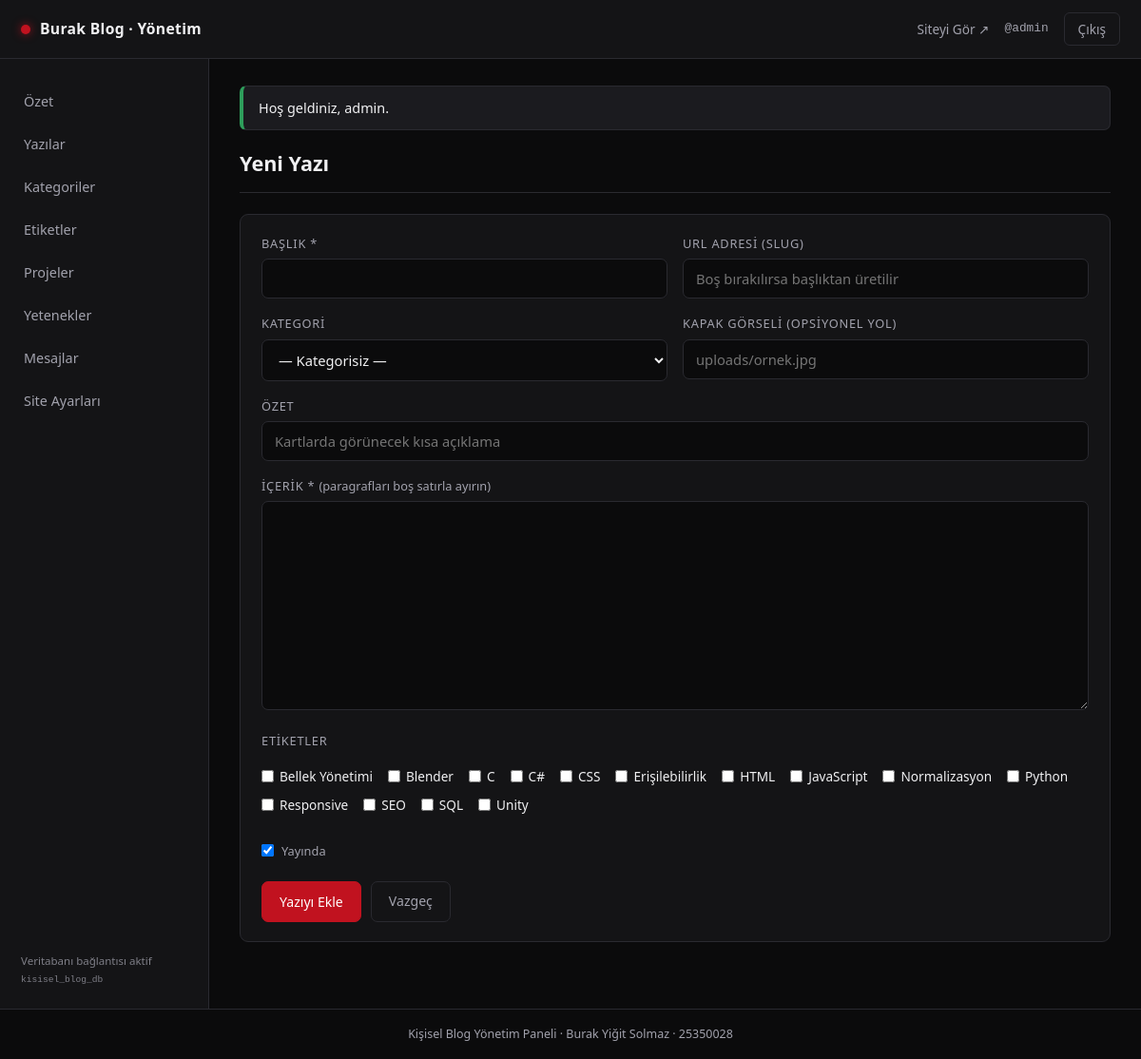
Page /admin/yazi-form.php (signed in) on the committed database.
### tables this page shows
CREATE TABLE `tags` (
  `id`         INT UNSIGNED NOT NULL AUTO_INCREMENT,
  `name`       VARCHAR(50)  NOT NULL,
  `slug`       VARCHAR(60)  NOT NULL,
  `created_at` DATETIME     NOT NULL DEFAULT CURRENT_TIMESTAMP,
  PRIMARY KEY (`id`),
  UNIQUE KEY `uq_tags_name` (`name`),
  UNIQUE KEY `uq_tags_slug` (`slug`)
);

### includes/functions.php (called while the page is built, shortened)
<?php
function e(?string $value): string
{
    return htmlspecialchars((string)$value, ENT_QUOTES, 'UTF-8');
}
function url(string $path = ''): string
{
    return BASE_URL . '/' . ltrim($path, '/');
}
function flash_get(): ?array
{
    if (isset($_SESSION['flash'])) {
        $flash = $_SESSION['flash'];
        return $flash;
    }
    return null;
}

### includes/db.php (called while the page is built, shortened)
<?php
function db(): PDO
{
    static $pdo = null;
    if ($pdo instanceof PDO) {
        return $pdo;
    }
    $dsn = sprintf(
        'mysql:host=%s;dbname=%s;charset=utf8mb4',
        DB_HOST,
        DB_NAME
    );
    try {
        $pdo = new PDO($dsn, DB_USER, DB_PASS, [
            PDO::ATTR_ERRMODE            => PDO::ERRMODE_EXCEPTION,
            PDO::ATTR_DEFAULT_FETCH_MODE => PDO::FETCH_ASSOC,
            PDO::ATTR_EMULATE_PREPARES   => false,
        ]);
    } catch (PDOException $e) {
        http_response_code(500);
        exit('Veritabanı bağlantısına erişilemiyor. XAMPP &gt; MySQL çalışıyor mu? (Detay: '
            . htmlspecialchars($e->getMessage(), ENT_QUOTES, 'UTF-8') . ')');
    }
    return $pdo;
}

### admin/includes/auth.php (called while the page is built, shortened)
<?php
require_once dirname(__DIR__, 2) . '/includes/db.php';
require_once dirname(__DIR__, 2) . '/includes/functions.php';
function current_admin(): ?array
{
    static $admin = null;
    if ($admin !== null) {
        return $admin;
    }
    $stmt = db()->prepare('SELECT id, username, created_at FROM admins WHERE id = ? LIMIT 1');
    $stmt->execute([(int)$_SESSION['admin_id']]);
    $row = $stmt->fetch();
    $admin = $row;
    return $admin;
}
function require_login(): array
{
    $admin = current_admin();
    return $admin;
}

### admin/yazi-form.php (the view, shortened to what this page needs)
<?php
require_once __DIR__ . '/includes/auth.php';
require_login();
$pdo = db();
$id = (int)($_GET['id'] ?? $_POST['id'] ?? 0);
$isEdit = $id > 0;
$allTags    = $pdo->query('SELECT id, name FROM tags ORDER BY name ASC')->fetchAll();
$form = [
    'title'        => '',
    'slug'         => '',
    'category_id'  => '',
    'summary'      => '',
    'content'      => '',
    'cover_image'  => '',
    'is_published' => 1,
    'tags'         => [],
];
$adminTitle = $isEdit ? 'Yazıyı Düzenle' : 'Yeni Yazı';
require __DIR__ . '/includes/layout-header.php';
?>
<section class="panel">
  <form class="admin-form" method="post"
        action="<?= e(url('admin/yazi-form.php' . ($isEdit ? '?id=' . $id : ''))) ?>">
    <div class="form-row-2">
      <div class="form-field">
        <label for="title">Başlık *</label>
        <input type="text" id="title" name="title" maxlength="190" required
               value="<?= e($form['title']) ?>">
      </div>
      <div class="form-field">
        <label for="slug">URL Adresi (slug)</label>
        <input type="text" id="slug" name="slug" maxlength="190"
               placeholder="Boş bırakılırsa başlıktan üretilir"
               value="<?= e($form['slug']) ?>">
      </div>
    </div>
    <div class="form-row-2">
      <div class="form-field">
        <label for="category_id">Kategori</label>
        <select id="category_id" name="category_id">
          <option value="0">— Kategorisiz —</option>
        </select>
      </div>
      <div class="form-field">
        <label for="cover_image">Kapak Görseli (opsiyonel yol)</label>
        <input type="text" id="cover_image" name="cover_image" maxlength="190"
               placeholder="uploads/ornek.jpg" value="<?= e($form['cover_image'] ?? '') ?>">
      </div>
    </div>
    <div class="form-field">
      <label for="summary">Özet</label>
      <input type="text" id="summary" name="summary" maxlength="400"
             placeholder="Kartlarda görünecek kısa açıklama"
             value="<?= e($form['summary']) ?>">
    </div>
    <div class="form-field">
      <label for="content">İçerik * <span style="text-transform:none;letter-spacing:0">(paragrafları boş satırla ayırın)</span></label>
      <textarea id="content" name="content" required><?= e($form['content']) ?></textarea>
    </div>
    <div class="form-field">
      <label>Etiketler</label>
      <div class="checkbox-grid">
        <?php foreach ($allTags as $tag): ?>
          <label>
            <input type="checkbox" name="tags[]" value="<?= (int)$tag['id'] ?>"
              <?= in_array((int)$tag['id'], array_map('intval', (array)$form['tags']), true) ? 'checked' : '' ?>>
            <?= e($tag['name']) ?>
          </label>
        <?php endforeach; ?>
      </div>
    </div>
    <div class="form-field">
      <label style="display:inline-flex;align-items:center;gap:8px;text-transform:none;letter-spacing:0">
        <input type="checkbox" name="is_published" value="1"
          <?= (int)$form['is_published'] === 1 ? 'checked' : '' ?>>
        Yayında
      </label>
    </div>
    <div class="btn-row">
      <button type="submit" class="btn btn-primary"><?= $isEdit ? 'Değişiklikleri Kaydet' : 'Yazıyı Ekle' ?></button>
      <a class="btn btn-outline" href="<?= e(url('admin/yazilar.php')) ?>">Vazgeç</a>
    </div>
  </form>
</section>
<?php require __DIR__ . '/includes/layout-footer.php'; ?>

### admin/includes/layout-header.php (shortened to what this page needs)
<?php
$currentAdmin = current_admin();
$adminTitle   = $adminTitle ?? 'Yönetim Paneli';
$currentFile  = basename($_SERVER['SCRIPT_NAME'] ?? 'index.php');
$menu = [
    'index.php'       => 'Özet',
    'yazilar.php'     => 'Yazılar',
    'kategoriler.php' => 'Kategoriler',
    'etiketler.php'   => 'Etiketler',
    'projeler.php'    => 'Projeler',
    'yetenekler.php'  => 'Yetenekler',
    'mesajlar.php'    => 'Mesajlar',
    'ayarlar.php'     => 'Site Ayarları',
];
?>
<!DOCTYPE html>
<html lang="tr">
<head>
  <link rel="stylesheet" href="<?= e(url('admin/assets/admin.css')) ?>">
</head>
<body>
  <header class="admin-topbar">
    <a class="admin-brand" href="<?= e(url('admin/index.php')) ?>">
      <span class="admin-brand-dot"></span> Burak Blog · Yönetim
    </a>
    <div class="admin-topbar-right">
      <a class="admin-site-link" href="<?= e(url()) ?>" target="_blank" rel="noopener">Siteyi Gör ↗</a>
      <?php if ($currentAdmin): ?>
        <span class="admin-user">@<?= e($currentAdmin['username']) ?></span>
        <a class="admin-logout" href="<?= e(url('admin/logout.php')) ?>">Çıkış</a>
      <?php endif; ?>
    </div>
  </header>
  <div class="admin-shell">
    <aside class="admin-sidebar">
      <nav aria-label="Yönetim menüsü">
        <ul>
          <?php foreach ($menu as $file => $label): ?>
            <li>
              <a class="<?= $currentFile === $file ? 'active' : '' ?>"
                 href="<?= e(url('admin/' . $file)) ?>"><?= e($label) ?></a>
            </li>
          <?php endforeach; ?>
        </ul>
      </nav>
      <p class="admin-version">Veritabanı bağlantısı aktif<br><small>kisisel_blog_db</small></p>
    </aside>
    <main class="admin-main">
      <?php $flash = flash_get(); ?>
      <?php if ($flash): ?>
        <div class="admin-flash admin-flash-<?= e($flash['type']) ?>">
          <?= e($flash['message']) ?>
        </div>
      <?php endif; ?>
      <h1 class="admin-title"><?= e($adminTitle) ?></h1>

### admin/assets/admin.css (style rules this page uses)
:root { --a-bg: #0b0b0c; --a-panel: #141416; --a-panel-2: #1b1b1f; --a-border: #2a2a30; --a-text: #f0f0f2; --a-text-2: #a2a2ad; --a-accent: #c1121f; --a-accent-2: #e63946; --a-success: #2e9e5b; --a-warn: #d99b1f; }
* { margin: 0; padding: 0; box-sizing: border-box; }
body { font-family: "Segoe UI", Roboto, Helvetica, Arial, sans-serif; background: var(--a-bg); color: var(--a-text); line-height: 1.6; font-size: 15px; }
a { color: inherit; text-decoration: none; }
ul { list-style: none; }
.admin-topbar { position: sticky; top: 0; z-index: 30; display: flex; align-items: center; justify-content: space-between; gap: 16px; padding: 0 22px; height: 62px; background: var(--a-panel); border-bottom: 1px solid var(--a-border); }
.admin-brand { display: flex; align-items: center; gap: 10px; font-weight: 700; font-size: 0.98rem; letter-spacing: 0.02em; }
.admin-brand-dot { width: 10px; height: 10px; border-radius: 50%; background: var(--a-accent); box-shadow: 0 0 10px rgba(193, 18, 31, 0.8); }
.admin-topbar-right { display: flex; align-items: center; gap: 16px; font-size: 0.85rem; }
.admin-site-link { color: var(--a-text-2); }
.admin-user { color: var(--a-text-2); font-family: Consolas, monospace; font-size: 0.8rem; }
.admin-logout { padding: 6px 14px; border: 1px solid var(--a-border); border-radius: 6px; color: var(--a-text-2); transition: all 0.2s ease; }
.admin-shell { display: grid; grid-template-columns: 220px minmax(0, 1fr); min-height: calc(100vh - 62px); }
.admin-sidebar { background: var(--a-panel); border-right: 1px solid var(--a-border); padding: 22px 0; display: flex; flex-direction: column; justify-content: space-between; }
.admin-sidebar nav ul li a { display: block; padding: 11px 22px; color: var(--a-text-2); font-size: 0.9rem; border-left: 3px solid transparent; transition: all 0.18s ease; }
.admin-version { padding: 0 22px; font-size: 0.72rem; color: var(--a-text-2); opacity: 0.75; }
.admin-version small { font-family: Consolas, monospace; }
.admin-main { padding: 28px 32px 48px; min-width: 0; }
.admin-title { font-size: 1.35rem; margin-bottom: 22px; padding-bottom: 12px; border-bottom: 1px solid var(--a-border); }
.admin-flash { padding: 11px 16px; border-radius: 7px; margin-bottom: 18px; font-size: 0.9rem; border: 1px solid var(--a-border); border-left: 4px solid var(--a-accent); background: var(--a-panel-2); }
.admin-flash-success { border-left-color: var(--a-success); }
.panel { background: var(--a-panel); border: 1px solid var(--a-border); border-radius: 9px; padding: 20px 22px; margin-bottom: 22px; }
.admin-form .form-field { margin-bottom: 16px; }
.admin-form label { display: block; font-size: 0.8rem; text-transform: uppercase; letter-spacing: 0.06em; color: var(--a-text-2); margin-bottom: 6px; }
.admin-form input[type="text"], .admin-form input[type="number"], .admin-form input[type="email"], .admin-form input[type="password"], .admin-form textarea, .admin-form select { width: 100%; padding: 10px 13px; border-radius: 7px; border: 1px solid var(--a-border); background: var(--a-bg); color: var(--a-text); font-family: inherit; font-size: 0.92rem; }
.admin-form textarea { min-height: 220px; resize: vertical; line-height: 1.7; }
.form-row-2 { display: grid; grid-template-columns: repeat(auto-fit, minmax(200px, 1fr)); gap: 16px; }
.checkbox-grid { display: flex; flex-wrap: wrap; gap: 8px 16px; padding: 10px 0; }
.checkbox-grid label { display: inline-flex; align-items: center; gap: 6px; font-size: 0.85rem; text-transform: none; letter-spacing: 0; color: var(--a-text); margin: 0; cursor: pointer; }
.btn { display: inline-block; padding: 9px 18px; border-radius: 7px; border: 1px solid transparent; font-family: inherit; font-size: 0.88rem; cursor: pointer; transition: all 0.18s ease; background: transparent; color: var(--a-text); }
.btn-primary { background: var(--a-accent); border-color: var(--a-accent); color: #fff; }
.btn-outline { border-color: var(--a-border); color: var(--a-text-2); }
.btn-row { display: flex; gap: 10px; flex-wrap: wrap; margin-top: 8px; }

### rows in the picture
tags: name "Bellek Yönetimi"
tags: name "Blender"
tags: name "C"
tags: name "C#"
tags: name "CSS"
tags: name "Erişilebilirlik"
tags: name "HTML"
tags: name "JavaScript"
tags: name "Normalizasyon"
tags: name "Python"
tags: name "Responsive"
tags: name "SEO"
tags: name "SQL"
tags: name "Unity"

### other values in the picture
$currentAdmin['username'] "admin"
$label "Özet"
$label "Yazılar"
$label "Kategoriler"
$label "Etiketler"
$label "Projeler"
$label "Yetenekler"
$label "Mesajlar"
$label "Site Ayarları"
$flash['message'] "Hoş geldiniz, admin."
$adminTitle "Yeni Yazı"
